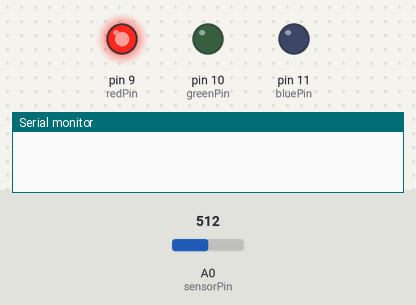
The sketch below on a simulated Arduino Uno, built with avr-gcc and run on an emulated ATmega328P. Parts: output pins drawn as LEDs (lit = HIGH), the last lines printed to the serial monitor. The test bench sets the inputs (shaded band); at power-on: A0 (sensorPin) = 512.

Above: at 0.02 s.
At 1.48 s:
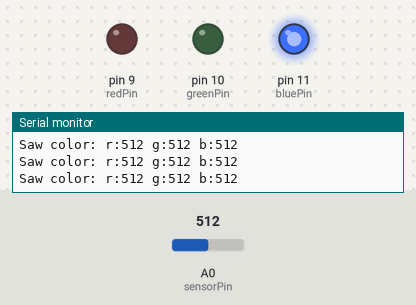
At 2.94 s:
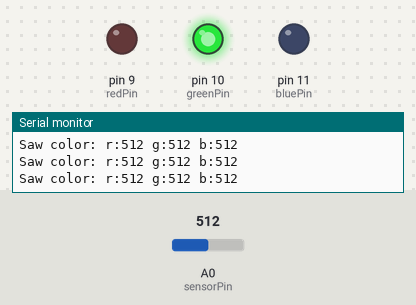
Timing chart, 0 to 3.2 s (numbered marks = the images above):
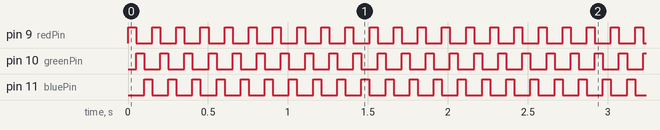

The sketch:

ColorView.ino
```cpp
int redPin = 9;
int greenPin = 10;
int bluePin = 11;
int sensorPin = 0;

struct color {
  int r, g, b;
};

void setup() {
  Serial.begin(9600);
  pinMode(redPin, OUTPUT);
  pinMode(greenPin, OUTPUT);
  pinMode(bluePin, OUTPUT);
}

struct color readColor() {
  struct color rval;
  analogWrite(redPin, 255);
  delay(50);
  rval.r = analogRead(sensorPin);
  analogWrite(redPin, 0);

  analogWrite(greenPin, 255);
  delay(50);
  rval.g = analogRead(sensorPin);
  analogWrite(greenPin, 0);

  analogWrite(bluePin, 255);
  delay(50);
  rval.b = analogRead(sensorPin);
  analogWrite(bluePin, 0);

  return rval;
}

void loop() {
  struct color reflect = readColor();
  Serial.print("Saw color: r:");
  Serial.print(reflect.r);
  Serial.print(" g:");
  Serial.print(reflect.g);
  Serial.print(" b:");
  Serial.println(reflect.b);
}
```

Measured:
- by itself, pin 9 (redPin), pin 10 (greenPin), pin 11 (bluePin): alternates HIGH for 0.05 s and LOW for 0.10 s
